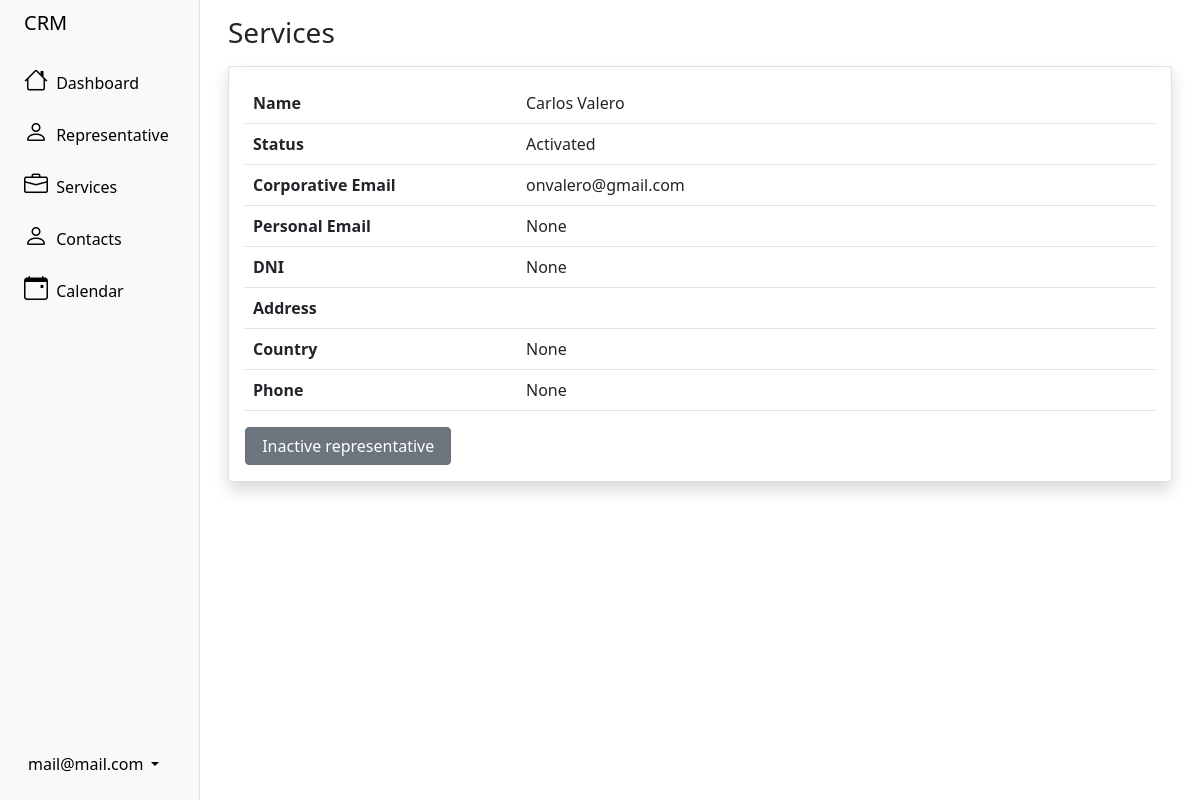
Page /user/changeRepresentativeStatus/3 (signed in) on the earlier database version.
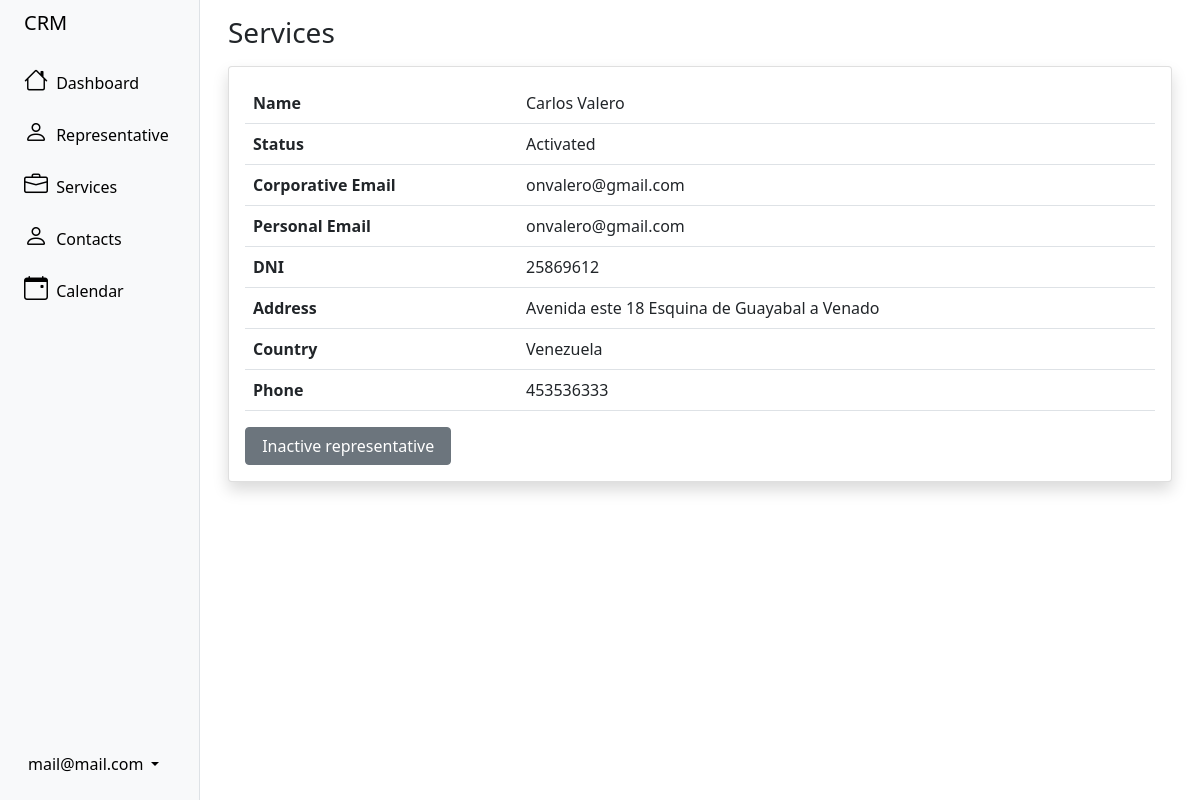
Same page on the later database version.
### user/models.py (models this page shows, shortened)
class crmUser(AbstractBaseUser):
	status = models.BooleanField('Status', default=True)
	admin_user = models.BooleanField('Admin', default=False)
	name = models.CharField('Name', max_length=100)
	last_name = models.CharField('Last name', max_length=100)
	user_email = models.EmailField('User email', unique=True, max_length=255)
	personal_email = models.EmailField('Personal email', unique=True, max_length=255, blank=True, null=True)
	dni = models.IntegerField('DNI', unique=True, blank=True, null=True)
	address = models.TextField('Address', blank=True, null=True)
	phone_number = models.IntegerField('Phone number', blank=True, null=True)
	country = CountryField('Country', blank=True, null=True)
	objects = crmUserManager()
	USERNAME_FIELD = 'user_email'
	REQUIRED_FIELDS = ['name', 'last_name']
	@property
	def is_staff(self):
		return self.admin_user

### user/views.py (the view, shortened to what this page needs)
# urls.py: path('changeRepresentativeStatus/<id>', changeRepresentativeStatus, name='changeRepresentativeStatus'),
@login_required
def changeRepresentativeStatus(request, id):
	if request.user.is_staff:
		try:
			context = crmUser.objects.get(id= id)
		except crmUser.DoesNotExist:
			return redirect('representativeStatus')
		return render(request, 'representatives/representatives_status_change.html', {'context': context})
	else:
		messages.error(request, 'You do not have permission to enter')
		return redirect('dashboard')

### templates/representatives/representatives_status_change.html (shortened to what this page needs)
{% extends 'sidebar.html' %}
{% block content %}
<div class="container-fluid px-3 mt-3">
    <h1 class="h3 mb-3 text-gray-800">Services</h1>
    <div class="card shadow mb-4">
        <div class="card-body">
            <div class="table-responsive">
                <table class="table table-bordeless" id="dataTable" width="100%" cellspacing="0">
                    <tbody>
                        <tr>
                            <td class="align-left" style="width: 30%"><strong>Name </strong></td>
                            <td class="align-left">{{context.name}} {{context.last_name}}</td>
                        </tr>
                        <tr>
                            <td class="align-left"><strong>Status </strong></td>
                            <td class="align-left">
                                {% if context.status %}
                                Activated
                                {% else %}
                                Deactivate
                                {% endif %}
                            </td>
                        </tr>
                        <tr>
                            <td class="align-left"><strong>Corporative Email </strong></td>
                            <td class="align-left">{{context.user_email}}</td>
                        </tr>
                        <tr>
                            <td class="align-left"><strong>Personal Email </strong></td>
                            <td class="align-left">{{context.personal_email}}</td>
                        </tr>
                        <tr>
                            <td class="align-left"><strong>DNI </strong></td>
                            <td class="align-left">{{context.dni}}</td>
                        </tr>
                        <tr>
                            <td class="align-left"><strong>Address </strong></td>
                            <td class="align-left">{{context.address}}</td>
                        </tr>
                        <tr>
                            <td class="align-left"><strong>Country </strong></td>
                            <td class="align-left">{{context.country}}</td>
                        </tr>
                        <tr>
                            <td class="align-left"><strong>Phone </strong></td>
                            <td class="align-left">{{context.phone_number}}</td>
                        </tr>
                    </tbody>
                </table>
                <form method="post" name='form'>
                    <input
                        type=button
                        onclick="confirmChange()"
                        value="{% if context.status %} Inactive representative {% else %} Active representative{% endif %}"
                        class="btn {% if context.status %} btn-secondary {% else %} btn-primary {% endif %} d-flex justify-content-center align-middle"
                    >
                </form>
            </div>
        </div>
    </div>
</div>
{% endblock content %}

Differences in the rows shown:
changed crmUser "Carlos": personal_email "None" → "onvalero@gmail.com"; dni "None" → "25869612"; address (not shown) → "Avenida este 18 Esquina de Guayabal a Venado"; country "None" → "Venezuela"; phone_number "None" → "453536333"
